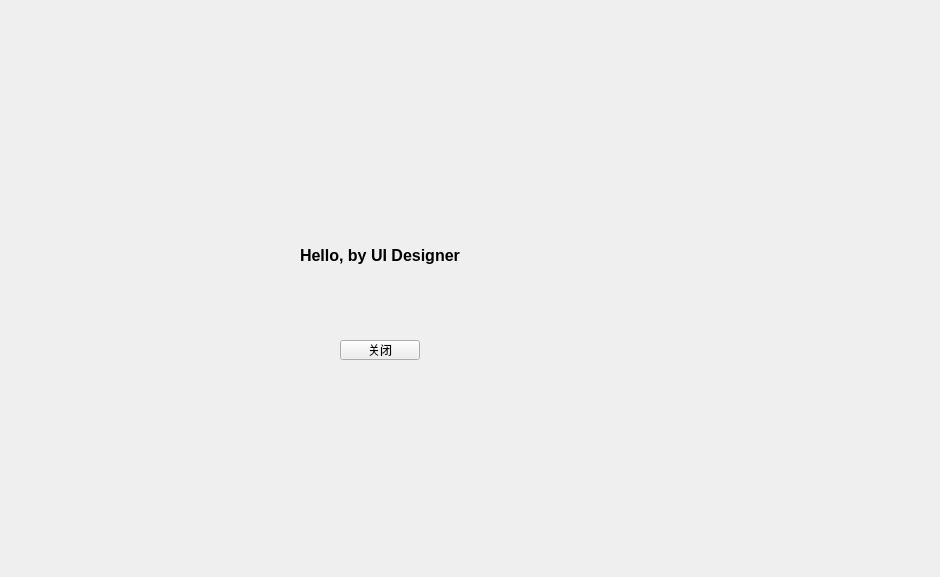
<?xml version="1.0" encoding="UTF-8"?>
<ui version="4.0">
 <class>FormHello</class>
 <widget class="QWidget" name="FormHello">
  <property name="geometry">
   <rect>
    <x>0</x>
    <y>0</y>
    <width>940</width>
    <height>577</height>
   </rect>
  </property>
  <property name="windowTitle">
   <string>Demo2_2</string>
  </property>
  <widget class="QLabel" name="LabelHello">
   <property name="geometry">
    <rect>
     <x>300</x>
     <y>200</y>
     <width>201</width>
     <height>111</height>
    </rect>
   </property>
   <property name="font">
    <font>
     <pointsize>12</pointsize>
     <weight>75</weight>
     <bold>true</bold>
    </font>
   </property>
   <property name="text">
    <string>Hello, by UI Designer</string>
   </property>
  </widget>
  <widget class="QPushButton" name="btnClose">
   <property name="geometry">
    <rect>
     <x>340</x>
     <y>340</y>
     <width>80</width>
     <height>20</height>
    </rect>
   </property>
   <property name="text">
    <string>关闭</string>
   </property>
  </widget>
 </widget>
 <resources/>
 <connections/>
</ui>
